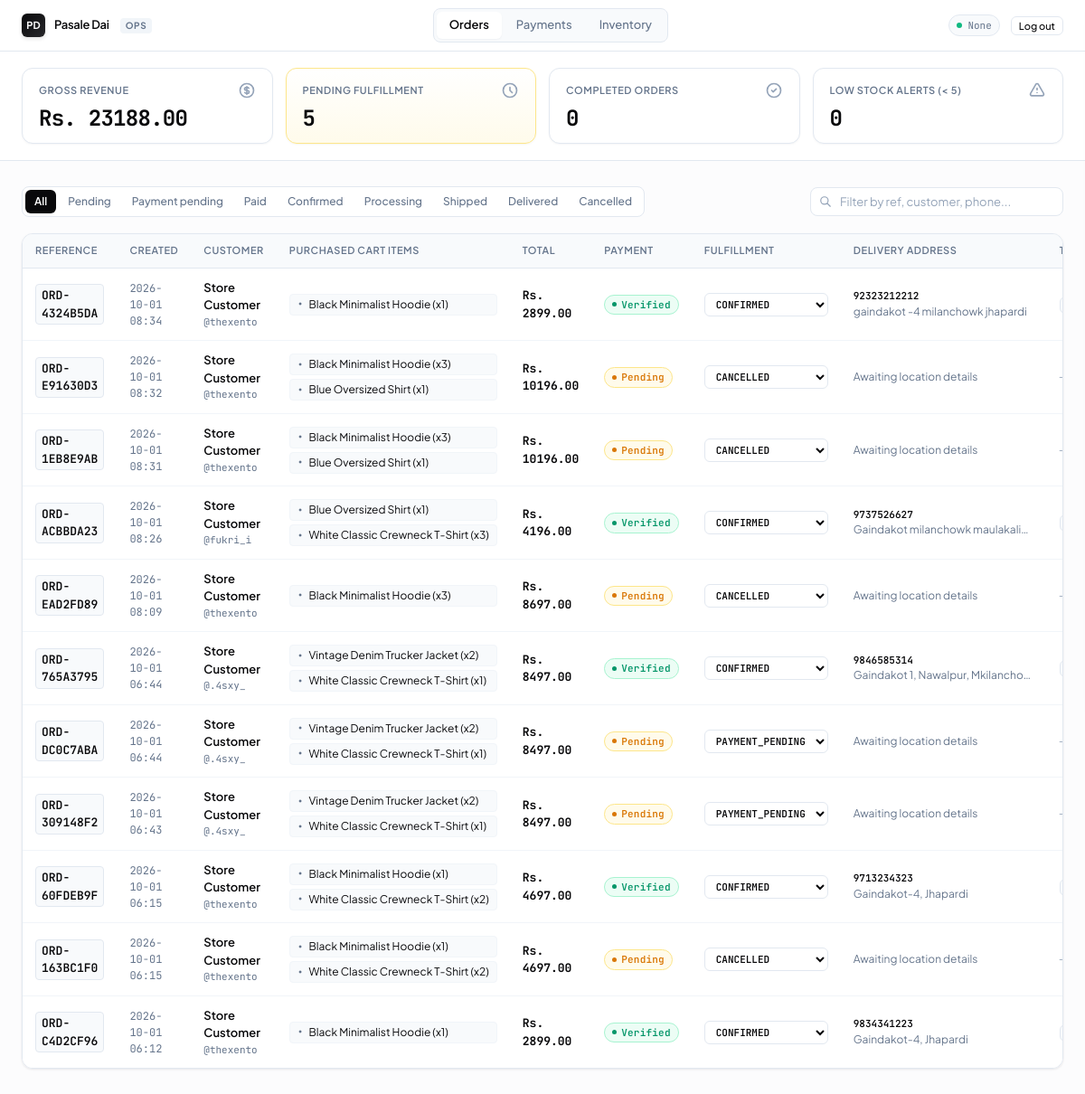
The app's page / (signed in) with its own data.
### tables this page shows
CREATE TABLE orders (
        id INTEGER PRIMARY KEY AUTOINCREMENT,
        order_number TEXT UNIQUE NOT NULL,
        customer_id INTEGER NOT NULL REFERENCES customers(id),
        product_id TEXT NOT NULL REFERENCES products(id),
        quantity INTEGER NOT NULL DEFAULT 1,
        total_amount REAL NOT NULL,
        currency TEXT DEFAULT 'NPR',
        status TEXT NOT NULL DEFAULT 'pending',
        created_at TIMESTAMP DEFAULT CURRENT_TIMESTAMP,
        updated_at TIMESTAMP DEFAULT CURRENT_TIMESTAMP
    , delivery_phone TEXT, delivery_address TEXT, delivery_location_link TEXT);

### flask/app.py (the view, shortened to what this page needs)
@app.route("/")
@login_required
def dashboard():
    status_filter = request.args.get("status", "all").strip().lower()
    search_query = request.args.get("q", "").strip()
    base_sql = """
        SELECT
            o.id,
            o.order_number,
            o.customer_id,
            o.total_amount,
            o.currency,
            o.status AS order_status,
            o.delivery_phone,
            o.delivery_address,
            o.delivery_location_link,
            o.created_at,
            c.discord_username,
            c.name AS customer_name,
            p.status AS payment_status,
            p.transaction_id AS payment_tx_id,
            i.file_path AS invoice_file,
            i.invoice_number,
            COALESCE(GROUP_CONCAT(oi.product_name || ' (x' || oi.quantity || ')', ', '), 'No items listed') AS purchased_items_summary
        FROM orders o
        LEFT JOIN customers c ON o.customer_id = c.id
        LEFT JOIN (
            SELECT order_id, status, transaction_id, MAX(id)
            FROM payments
            GROUP BY order_id
        ) p ON o.id = p.order_id
        LEFT JOIN invoices i ON o.id = i.order_id
        LEFT JOIN order_items oi ON o.id = oi.order_id
    """
    conditions = []
    params = []
    if status_filter != "all":
        conditions.append("o.status = ?")
        params.append(status_filter)
    if conditions:
        base_sql += " WHERE " + " AND ".join(conditions)
    base_sql += " GROUP BY o.id ORDER BY o.created_at DESC"
    try:
        orders = query_all(base_sql, tuple(params))
    except Exception as exc:
        orders = []
        flash(f"Database error loading orders: {str(exc)}", "error")
    valid_statuses = [
        "all", "pending", "payment_pending", "paid",
        "confirmed", "processing", "shipped", "delivered", "cancelled"
    ]
    return render_template(
        "dashboard.html",
        orders=orders,
        current_status=status_filter,
        search_query=search_query,
        valid_statuses=valid_statuses
    )

### flask/app.py (called while the page is built)
@app.template_filter("format_dt")
def format_datetime(val):
    if not val:
        return "—"
    if hasattr(val, "strftime"):
        return val.strftime("%Y-%m-%d %H:%M")
    return str(val)[:16]

def login_required(view):
    @functools.wraps(view)
    def wrapped_view(**kwargs):
        if not session.get("is_authenticated"):
            return redirect(url_for("login", next=request.url))
        return view(**kwargs)
    return wrapped_view

@app.context_processor
def inject_global_metrics():
    if session.get("is_authenticated"):
        try:
            metrics = get_kpi_metrics()
        except Exception:
            metrics = {
                "gross_revenue": 0,
                "pending_fulfillment": 0,
                "completed_orders": 0,
                "low_stock_count": 0
            }
        return dict(kpi=metrics, current_path=request.path)
    return dict(kpi={}, current_path=request.path)

### flask/db.py (called while the page is built)
def get_db_connection() -> sqlite3.Connection:
    conn = sqlite3.connect(
        Config.DB_PATH,
        detect_types=sqlite3.PARSE_DECLTYPES | sqlite3.PARSE_COLNAMES,
        timeout=15.0
    )
    conn.row_factory = sqlite3.Row
    conn.execute("PRAGMA foreign_keys = ON;")
    return conn

@contextmanager
def get_db():
    conn = get_db_connection()
    try:
        yield conn
        conn.commit()
    except Exception:
        conn.rollback()
        raise
    finally:
        conn.close()

def query_all(query: str, params: tuple = ()) -> List[sqlite3.Row]:
    with get_db() as conn:
        cursor = conn.execute(query, params)
        return cursor.fetchall()

### flask/templates/dashboard.html (shortened to what this page needs)
{% extends "base.html" %}
{% block content %}
<div class="toolbar">
  <div class="status-pills">
    {% for status in valid_statuses %}
      <a href="{{ url_for('dashboard', status=status, q=search_query) }}"
         class="status-pill {% if current_status == status %}active{% endif %}">
        {{ status|replace('_', ' ')|capitalize }}
      </a>
    {% endfor %}
  </div>
  <form method="GET" action="{{ url_for('dashboard') }}" class="search-field">
    <input type="text" name="q" placeholder="Filter by ref, customer, phone..." value="{{ search_query }}">
  </form>
</div>
<div class="table-panel">
  <table class="order-table">
    <thead>
      <tr>
        <th>Reference</th>
        <th>Created</th>
        <th>Customer</th>
        <th>Purchased Cart Items</th>
        <th>Total</th>
        <th>Payment</th>
        <th>Fulfillment</th>
        <th>Delivery Address</th>
        <th>Tax Invoice</th>
      </tr>
    </thead>
    <tbody>
      {% for order in orders %}
      <tr>
        <td>
          <a href="#" class="order-link order-trigger" data-order-id="{{ order.id }}">
            {{ order.order_number }}
          </a>
        </td>
        <td class="mono" style="font-size:12px; color:var(--text-muted);">
          {{ order.created_at|format_dt }}
        </td>
        <td>
          <div style="font-weight:600; color:var(--text-main);">{{ order.customer_name or 'Store Customer' }}</div>
          <div class="mono" style="font-size:11px; color:var(--text-muted);">@{{ order.discord_username or 'guest' }}</div>
        </td>
        <td>
          <div class="item-tag-list">
            {% if order.purchased_items_summary and order.purchased_items_summary != 'No items listed' %}
              {% for chunk in order.purchased_items_summary.split(', ') %}
                <span class="item-chip">
                  <span class="item-qty">&bull;</span>
                  <span>{{ chunk }}</span>
                </span>
              {% endfor %}
            {% else %}
              <span style="color:var(--text-faint); font-size:12px;">No items attached</span>
            {% endif %}
          </div>
        </td>
        <td class="mono" style="font-weight:700; font-size:13px; color:var(--text-main);">
          Rs. {{ "%.2f"|format(order.total_amount) }}
        </td>
        <td>
          {% if order.payment_status == 'success' %}
            <span class="pill-badge pill-success">Verified</span>
          {% elif order.payment_status == 'pending' %}
            <span class="pill-badge pill-pending">Pending</span>
          {% else %}
            <span class="pill-badge pill-muted">{{ order.payment_status or 'Unpaid' }}</span>
          {% endif %}
        </td>
        <td>
          <select class="status-dropdown status-change-select"
                  data-order-id="{{ order.id }}"
                  data-original-status="{{ order.order_status }}">
            {% for s in ['pending', 'payment_pending', 'paid', 'confirmed', 'processing', 'shipped', 'delivered', 'cancelled'] %}
              <option value="{{ s }}" {% if order.order_status == s %}selected{% endif %}>
                {{ s|upper }}
              </option>
            {% endfor %}
          </select>
        </td>
        <td style="font-size:12px;">
          {% if order.delivery_phone %}
            <div class="mono" style="font-weight:600; color:var(--text-main); font-size:11px;">{{ order.delivery_phone }}</div>
          {% endif %}
          <div style="color:var(--text-muted); max-width:200px; white-space:nowrap; overflow:hidden; text-overflow:ellipsis;">
            {{ order.delivery_address or 'Awaiting location details' }}
          </div>
        </td>
        <td>
          {% if order.invoice_file %}
            {% set inv_filename = order.invoice_file.split('/')[-1] %}
            <a href="{{ url_for('view_invoice', filename=inv_filename) }}" target="_blank" class="btn btn-pdf">PDF</a>
          {% else %}
            <span style="font-size:11px; color:var(--text-faint); font-family:var(--font-mono);">&mdash;</span>
          {% endif %}
        </td>
      </tr>
      {% else %}
      <tr>
        <td colspan="9" style="text-align:center; padding:48px; color:var(--text-muted);">
          No customer orders found matching the selected filter.
        </td>
      </tr>
      {% endfor %}
    </tbody>
  </table>
</div>
{% endblock %}

### flask/templates/base.html (shortened to what this page needs)
<!DOCTYPE html>
<html lang="en">
<head>
  <link rel="stylesheet" href="{{ url_for('static', filename='css/style.css') }}">
</head>
<body>
  {% if session.get('is_authenticated') %}
  <header class="site-nav">
    <div class="shell-container site-nav-inner">
      <a href="{{ url_for('dashboard') }}" class="brand-wrapper">
        <span class="brand-badge">PD</span>
        <span class="brand-title">Pasale Dai</span>
        <span class="brand-tag">Ops</span>
      </a>
      <nav class="nav-links">
        <a href="{{ url_for('dashboard') }}" class="nav-item {% if current_path == '/' %}active{% endif %}">Orders</a>
        <a href="{{ url_for('payments_ledger') }}" class="nav-item {% if current_path == '/payments' %}active{% endif %}">Payments</a>
        <a href="{{ url_for('inventory') }}" class="nav-item {% if current_path == '/inventory' %}active{% endif %}">Inventory</a>
      </nav>
      <div class="nav-actions">
        <span class="user-badge mono">
          <span class="user-status-dot"></span>
          {{ session.get('admin_user') }}
        </span>
        <a href="{{ url_for('logout') }}" class="btn btn-sm">Log out</a>
      </div>
    </div>
  </header>
  <section class="metrics-bar">
    <div class="shell-container metrics-grid">
      <div class="metric-card">
        <div class="metric-top">
          <span class="metric-label">Gross Revenue</span>
        </div>
        <div class="metric-value mono">Rs. {{ "%.2f"|format(kpi.gross_revenue) }}</div>
      </div>
      <div class="metric-card {% if kpi.pending_fulfillment > 0 %}warning-state{% endif %}">
        <div class="metric-top">
          <span class="metric-label">Pending Fulfillment</span>
          <svg class="metric-icon" fill="none" stroke="currentColor" viewBox="0 0 24 24"><path stroke-linecap="round" stroke-linejoin="round" stroke-width="2" d="M12 8v4l3 3m6-3a9 9 0 11-18 0 9 9 0 0118 0z"></path></svg>
        </div>
        <div class="metric-value mono">{{ kpi.pending_fulfillment }}</div>
      </div>
      <div class="metric-card">
        <div class="metric-top">
          <span class="metric-label">Completed Orders</span>
          <svg class="metric-icon" fill="none" stroke="currentColor" viewBox="0 0 24 24"><path stroke-linecap="round" stroke-linejoin="round" stroke-width="2" d="M9 12l2 2 4-4m6 2a9 9 0 11-18 0 9 9 0 0118 0z"></path></svg>
        </div>
        <div class="metric-value mono">{{ kpi.completed_orders }}</div>
      </div>
      <div class="metric-card {% if kpi.low_stock_count > 0 %}danger-state{% endif %}">
        <div class="metric-top">
          <span class="metric-label">Low Stock Alerts (&lt; 5)</span>
          <svg class="metric-icon" fill="none" stroke="currentColor" viewBox="0 0 24 24"><path stroke-linecap="round" stroke-linejoin="round" stroke-width="2" d="M12 9v2m0 4h.01m-6.938 4h13.856c1.54 0 2.502-1.667 1.732-3L13.732 4c-.77-1.333-2.694-1.333-3.464 0L3.34 16c-.77 1.333.192 3 1.732 3z"></path></svg>
        </div>
        <div class="metric-value mono">{{ kpi.low_stock_count }}</div>
      </div>
    </div>
  </section>
  {% endif %}
  <main class="main-content">
    <div class="shell-container">
      {% block content %}{% endblock %}
    </div>
  </main>
</body>
</html>

### records on screen
orders: order_number "ORD-4324B5DA", created_at "2026-10-01 08:34", customer_name "Store Customer", discord_username "thexento", chunk "Black Minimalist Hoodie (x1)", total_amount "2899.00", shows "Verified", status+id "CONFIRMED", delivery_phone "92323212212", delivery_address "gaindakot -4 milanchowk jhapardi"
orders: order_number "ORD-E91630D3", created_at "2026-10-01 08:32", customer_name "Store Customer", discord_username "thexento", chunk "Black Minimalist Hoodie (x3)" "Blue Oversized Shirt (x1)", total_amount "10196.00", shows "Pending", status+id "CANCELLED", delivery_address "Awaiting location details"
orders: order_number "ORD-1EB8E9AB", created_at "2026-10-01 08:31", customer_name "Store Customer", discord_username "thexento", chunk "Black Minimalist Hoodie (x3)" "Blue Oversized Shirt (x1)", total_amount "10196.00", shows "Pending", status+id "CANCELLED", delivery_address "Awaiting location details"
orders: order_number "ORD-ACBBDA23", created_at "2026-10-01 08:26", customer_name "Store Customer", discord_username "fukri_i", chunk "Blue Oversized Shirt (x1)" "White Classic Crewneck T-Shirt (x3)", total_amount "4196.00", shows "Verified", status+id "CONFIRMED", delivery_phone "9737526627", delivery_address "Gaindakot milanchowk maulakali…"
orders: order_number "ORD-EAD2FD89", created_at "2026-10-01 08:09", customer_name "Store Customer", discord_username "thexento", chunk "Black Minimalist Hoodie (x3)", total_amount "8697.00", shows "Pending", status+id "CANCELLED", delivery_address "Awaiting location details"
orders: order_number "ORD-765A3795", created_at "2026-10-01 06:44", customer_name "Store Customer", discord_username ".4sxy_", chunk "Vintage Denim Trucker Jacket (x2)" "White Classic Crewneck T-Shirt (x1)", total_amount "8497.00", shows "Verified", status+id "CONFIRMED", delivery_phone "9846585314", delivery_address "Gaindakot 1, Nawalpur, Mkilancho…"
orders: order_number "ORD-DC0C7ABA", created_at "2026-10-01 06:44", customer_name "Store Customer", discord_username ".4sxy_", chunk "Vintage Denim Trucker Jacket (x2)" "White Classic Crewneck T-Shirt (x1)", total_amount "8497.00", shows "Pending", status+id "PAYMENT_PENDING", delivery_address "Awaiting location details"
orders: order_number "ORD-309148F2", created_at "2026-10-01 06:43", customer_name "Store Customer", discord_username ".4sxy_", chunk "Vintage Denim Trucker Jacket (x2)" "White Classic Crewneck T-Shirt (x1)", total_amount "8497.00", shows "Pending", status+id "PAYMENT_PENDING", delivery_address "Awaiting location details"
orders: order_number "ORD-60FDEB9F", created_at "2026-10-01 06:15", customer_name "Store Customer", discord_username "thexento", chunk "Black Minimalist Hoodie (x1)" "White Classic Crewneck T-Shirt (x2)", total_amount "4697.00", shows "Verified", status+id "CONFIRMED", delivery_phone "9713234323", delivery_address "Gaindakot-4, Jhapardi"
orders: order_number "ORD-163BC1F0", created_at "2026-10-01 06:15", customer_name "Store Customer", discord_username "thexento", chunk "Black Minimalist Hoodie (x1)" "White Classic Crewneck T-Shirt (x2)", total_amount "4697.00", shows "Pending", status+id "CANCELLED", delivery_address "Awaiting location details"
orders: order_number "ORD-C4D2CF96", created_at "2026-10-01 06:12", customer_name "Store Customer", discord_username "thexento", chunk "Black Minimalist Hoodie (x1)", total_amount "2899.00", shows "Verified", status+id "CONFIRMED", delivery_phone "9834341223", delivery_address "Gaindakot-4, Jhapardi"

### other values on screen
{{ session.get('admin_user') }} "None"
{{ "%.2f"|format(kpi.gross_revenue) }} "23188.00"
{{ kpi.pending_fulfillment }} "5"
{{ kpi.completed_orders }} "0"
{{ kpi.low_stock_count }} "0"
{{ status|replace('_', ' ')|capitalize }} "All" "Pending" "Payment pending" "Paid" "Confirmed" "Processing" "Shipped" "Delivered" "Cancelled"
